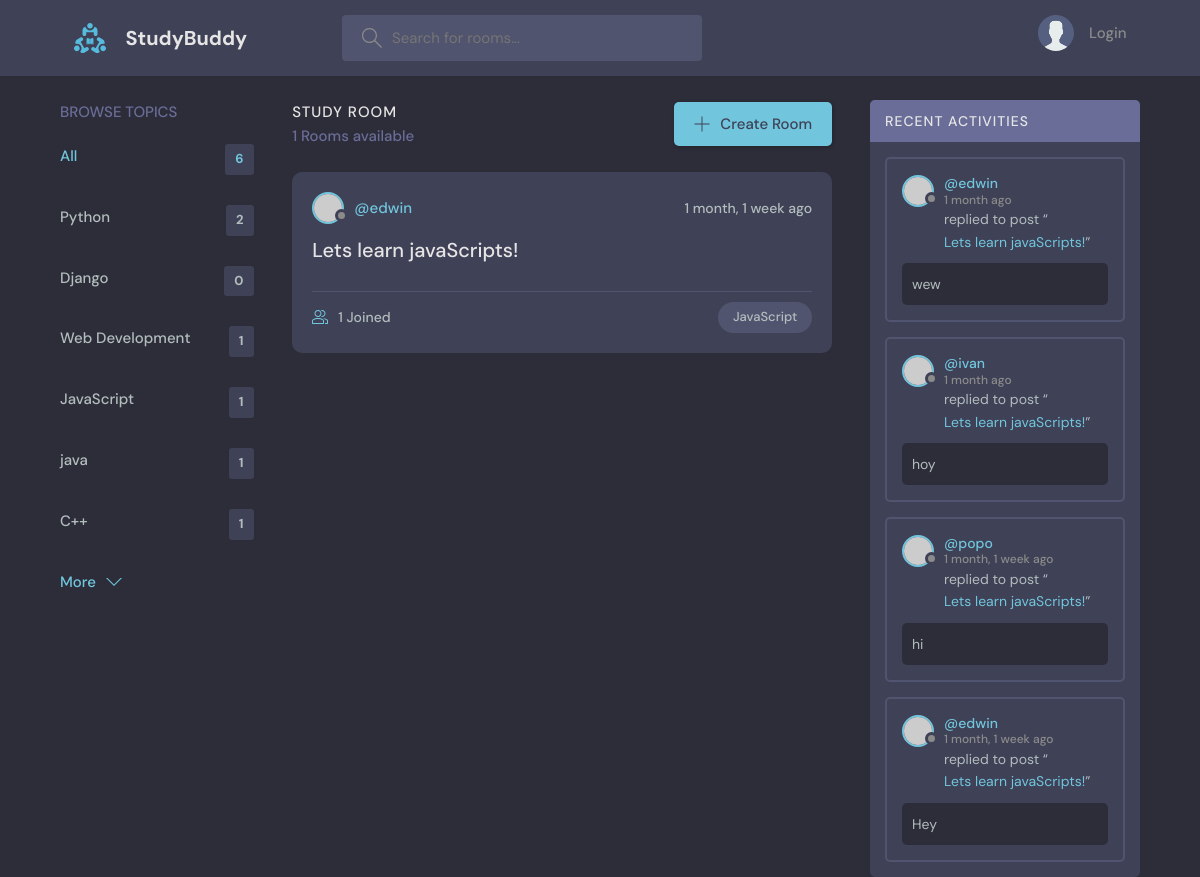
Screenshot of /?q=JavaScript with the database file from the repository.
### base/models.py (models this page shows, shortened)
class Topic(models.Model):
    name = models.CharField(max_length=200)

class Room(models.Model):
    host = models.ForeignKey(User, on_delete=models.SET_NULL, null=True)
    topic = models.ForeignKey(Topic, on_delete=models.SET_NULL, null=True)
    name =  models.CharField(max_length=200)
    description = models.TextField(null=True, blank=True)
    participants = models.ManyToManyField(
        User, related_name='participants', blank=True)
    updated = models.DateTimeField(auto_now=True)
    created = models.DateTimeField(auto_now_add=True)
    class Meta:
        ordering = ['-updated', '-created']
    def __str__(self):
        return self.name

class Message(models.Model):
    user = models.ForeignKey(User, on_delete=models.CASCADE)
    room = models.ForeignKey(Room, on_delete=models.CASCADE)
    body = models.TextField()
    updated = models.DateTimeField(auto_now=True)
    created = models.DateTimeField(auto_now_add=True)
    class Meta:
        ordering = ['-updated', '-created']

### base/views.py (the view)
# urls.py: path("", views.home, name="home"),
def home(request):
    q = request.GET.get('q') if request.GET.get('q') != None else ''
    rooms = Room.objects.filter(
        Q(topic__name__icontains=q) |
        Q(name__icontains=q) |
        Q(description__icontains=q)
        )
    topics = Topic.objects.all()
    room_count = rooms.count()
    room_messages = Message.objects.filter(Q(room__topic__name__icontains=q))
    context = {'rooms': rooms, 'topics':topics,
               'room_count': room_count, 'room_messages':room_messages}
    return render(request, "base/home.html", context)

### base/templates/base/home.html (shortened to what this page needs)
{% extends "main.html" %}
{% block content %}
<main class="layout layout--3">
  <div class="container">
    {% include "base/topics_component.html" %}
    <div class="roomList">
      <div class="roomList__header">
        <div>
          <h2>Study Room</h2>
          <p>{{room_count}} Rooms available</p>
        </div>
        <a class="btn btn--main" href="{% url 'create-room' %}">
          <svg version="1.1" xmlns="http://www.w3.org/2000/svg" width="32" height="32" viewBox="0 0 32 32">
            <title>add</title>
            <path
              d="M16.943 0.943h-1.885v14.115h-14.115v1.885h14.115v14.115h1.885v-14.115h14.115v-1.885h-14.115v-14.115z"
            ></path>
          </svg>
          Create Room
        </a>
      </div>
      {% include "base/feed_component.html" %}
    </div>
    {% include "base/activity_component.html" %}
  </div>
</main>
{% endblock %}

### base/templates/base/topics_component.html
<div class="topics">
    <div class="topics__header">
      <h2>Browse Topics</h2>
    </div>
    <ul class="topics__list">
      <li>
        <a href="{% url "home" %}" class="active">All <span>{{topics.count}}</span></a>
      </li>
      {% for topic in topics %}
      <li>
        <a href="{% url "home" %}?q={{topic.name}}">{{topic.name}} <span>{{topic.room_set.all.count}}</span></a>
      </li>
      {% endfor %}
    </ul>
    <a class="btn btn--link" href="topics.html">
      More
      <svg version="1.1" xmlns="http://www.w3.org/2000/svg" width="32" height="32" viewBox="0 0 32 32">
        <title>chevron-down</title>
        <path d="M16 21l-13-13h-3l16 16 16-16h-3l-13 13z"></path>
      </svg>
    </a>
</div>

### base/templates/base/feed_component.html (shortened to what this page needs)
{% for room in rooms %}
<div class="roomListRoom">
    <div class="roomListRoom__header">
      <a href="{% url 'user-profile' room.host.id %}" class="roomListRoom__author">
        <div class="avatar avatar--small">
          <img src="https://randomuser.me/api/portraits/women/11.jpg" />
        </div>
        <span>@{{room.host.username}}</span>
      </a>
      <div class="roomListRoom__actions">
        <span>{{room.created|timesince}} ago</span>
      </div>
    </div>
    <div class="roomListRoom__content">
      <a href="{% url 'room' room.id %}">{{room.name}}</a>
    </div>
    <div class="roomListRoom__meta">
      <a href="{% url 'room' room.id %}" class="roomListRoom__joined">
        {{room.participants.all.count}} Joined
      </a>
      <p class="roomListRoom__topic">{{room.topic.name}}</p>
    </div>
</div>
{% endfor %}

### base/templates/base/activity_component.html (shortened to what this page needs)
<div class="activities">
    <div class="activities__header">
      <h2>Recent Activities</h2>
    </div>
    {% for message in room_messages %}
    <div class="activities__box">
      <div class="activities__boxHeader roomListRoom__header">
        <a href="{% url "user-profile" message.user.id %}" class="roomListRoom__author">
          <div class="avatar avatar--small">
            <img src="https://randomuser.me/api/portraits/women/11.jpg" />
          </div>
          <p>
            @{{message.user}}
            <span>{{message.created|timesince}} ago</span>
          </p>
        </a>
      </div>
      <div class="activities__boxContent">
        <p>replied to post “<a href="{% url 'room' message.room.id %}">{{message.room}}</a>”</p>
        <div class="activities__boxRoomContent">
          {{message.body}}
        </div>
      </div>
    </div>
    {% endfor %}
  </div>

### rows the page displays
Topic: name "Python", room_set.all.count "2"
Topic: name "Django", room_set.all.count "0"
Topic: name "Web Development", room_set.all.count "1"
Topic: name "JavaScript", room_set.all.count "1"
Topic: name "java", room_set.all.count "1"
Topic: name "C++", room_set.all.count "1"
Room: host.username "edwin", created "1 month, 1 week", name "Lets learn javaScripts!", participants.all.count "1", topic.name "JavaScript"
Message: user "edwin", created "1 month", room "Lets learn javaScripts!", body "wew"
Message: user "ivan", created "1 month", room "Lets learn javaScripts!", body "hoy"
Message: user "popo", created "1 month, 1 week", room "Lets learn javaScripts!", body "hi"
Message: user "edwin", created "1 month, 1 week", room "Lets learn javaScripts!", body "Hey"

### other values shown
{{ topics.count }} "6"
{{ room_count }} "1"
